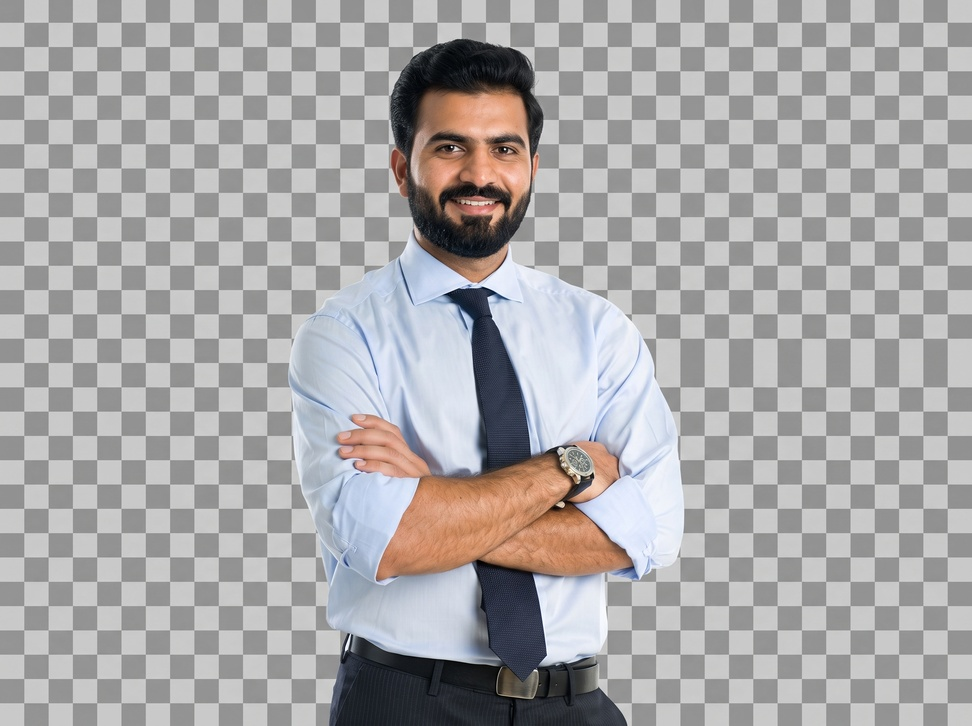
#> input picture src/images/about.jpg, 972 x 726 px, shrunk from 2400 x 1792 before the run
$ python extract_cutout.py
#> lines starting #> are read from the running program, lines starting #| are printed output that depends on the picture; after the words box and inside, x2 and y2 are one past the last pixel; in counts of white or black regions, pixels touching at a corner belong together
from PIL import Image, ImageFilter
from collections import deque

img = Image.open('../src/images/about.jpg')
#> img is the input picture: PIL image 972x726 RGB; mean R, G, B 169.6, 167.9, 168.7
w, h = img.size
#> w = 972; h = 726
rgb = img.tobytes()

is_bg = bytearray(w * h)

for i in range(w * h):
    idx = i * 3
    r = rgb[idx]
    g = rgb[idx+1]
    b = rgb[idx+2]
    # Neutral grey check with slightly wider tolerance for JPEG artifacts
    if abs(r - g) <= 10 and abs(g - b) <= 10 and abs(r - b) <= 10:
        if 125 <= r <= 228:
            is_bg[i] = 1
#> this loop made 705672 passes
#> (r, g, b) on passes 1 to 3: (148, 148, 148), (147, 147, 147), (146, 146, 146)

# BFS from borders
visited = bytearray(w * h)
queue = deque()

def push(x, y):
    idx = y * w + x
    if is_bg[idx] and not visited[idx]:
        visited[idx] = 1
        queue.append((x, y))

for x in range(w):
    push(x, 0)
    push(x, h - 1)
for y in range(h):
    push(0, y)
    push(w - 1, y)

while queue:
    x, y = queue.popleft()
    for dx, dy in ((-1, 0), (1, 0), (0, -1), (0, 1)):
        nx, ny = x + dx, y + dy
        if 0 <= nx < w and 0 <= ny < h:
            nidx = ny * w + nx
            if is_bg[nidx] and not visited[nidx]:
                visited[nidx] = 1
                queue.append((nx, ny))

alpha_bytes = bytearray(w * h)
for i in range(w * h):
    alpha_bytes[i] = 0 if visited[i] else 255

alpha = Image.frombytes('L', (w, h), bytes(alpha_bytes))
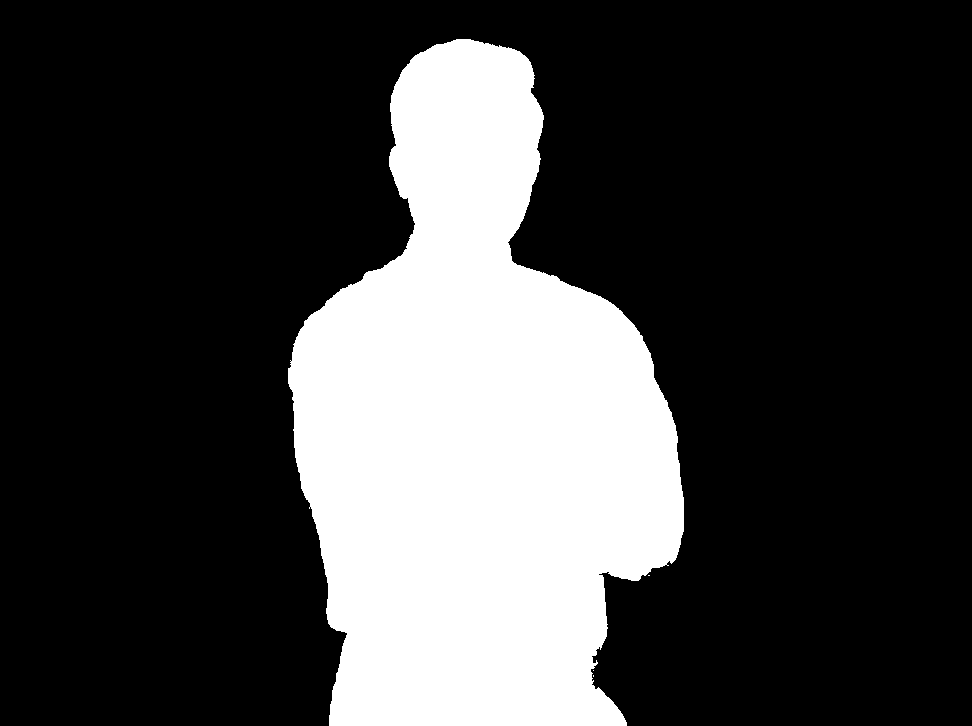
#> alpha: PIL image 972x726 L; 25.1% white; 4 white regions (3 under 20 px), largest, box (x1, y1, x2, y2) and area: (288, 39, 684, 726) 176949
# Soft blur on edge
alpha_smooth = alpha.filter(ImageFilter.GaussianBlur(radius=1.0))

rgba = img.convert('RGBA')
rgba.putalpha(alpha_smooth)
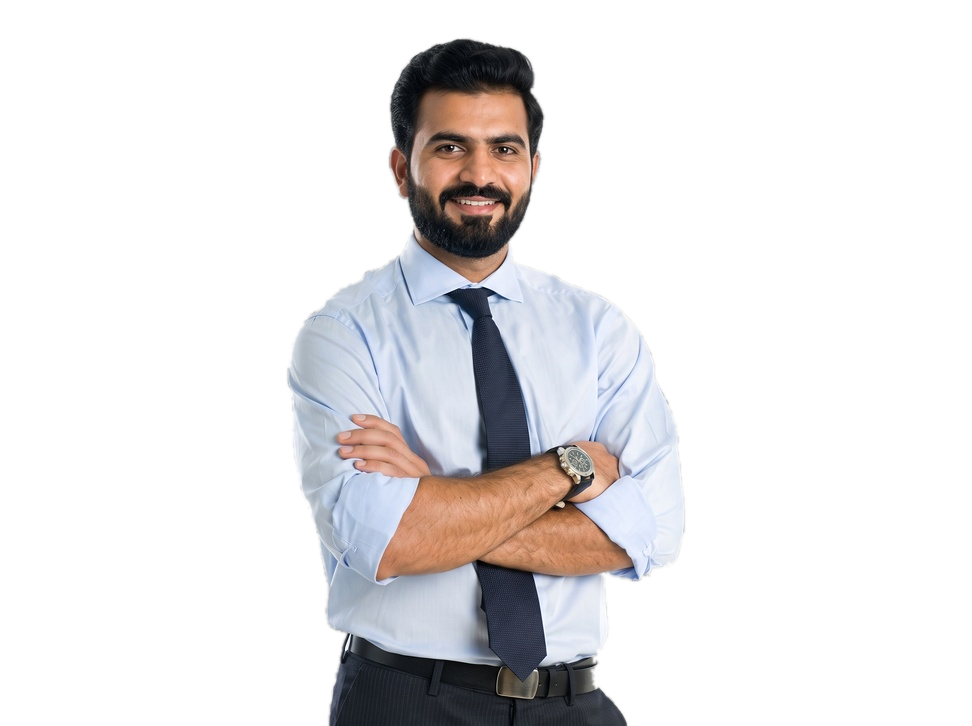
#> rgba: PIL image 972x726 RGBA; mean R, G, B, A 169.6, 167.9, 168.7, 63.9; transparent parts drawn white
rgba.save('../src/images/about.png', 'PNG')
rgba.save('../src/images/about.webp', 'WEBP', quality=95)
print('Pristine transparent cutout saved to about.png and about.webp!')
